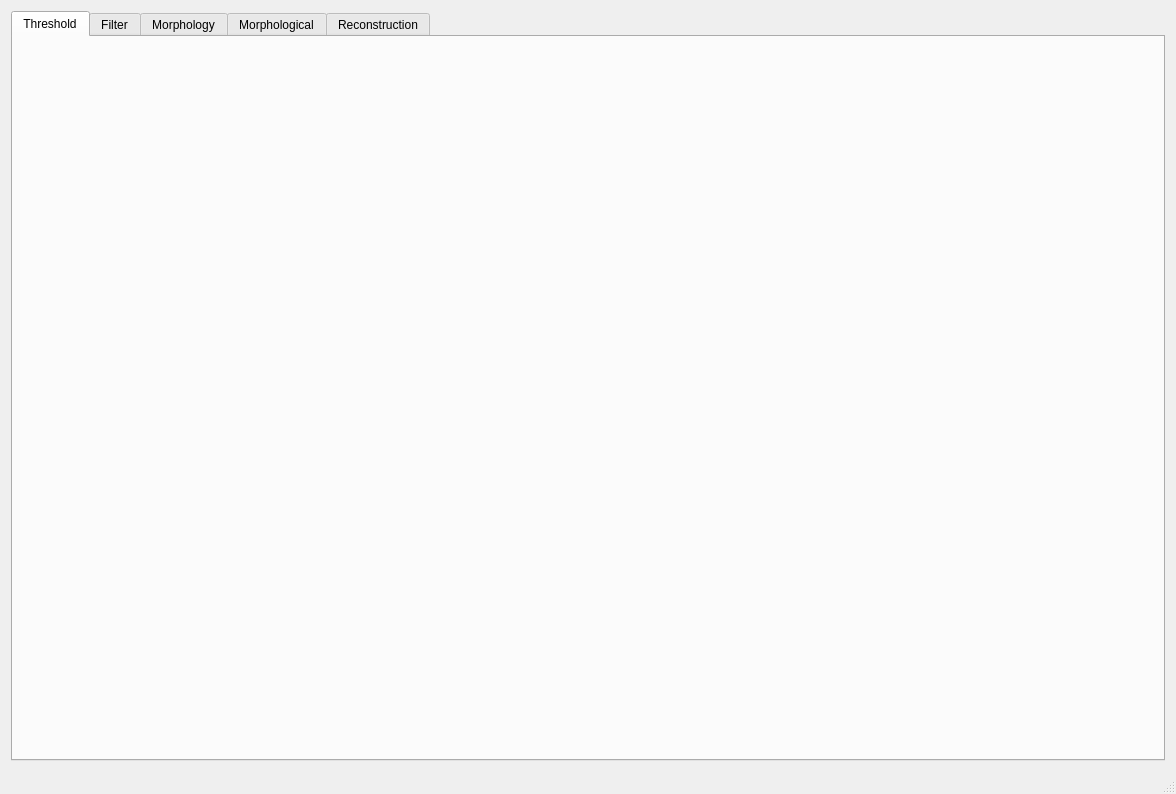
<?xml version="1.0" encoding="UTF-8"?>
<ui version="4.0">
 <class>MainWindow</class>
 <widget class="QMainWindow" name="MainWindow">
  <property name="geometry">
   <rect>
    <x>0</x>
    <y>0</y>
    <width>1176</width>
    <height>794</height>
   </rect>
  </property>
  <property name="windowTitle">
   <string>ImageUI</string>
  </property>
  <widget class="QWidget" name="centralWidget">
   <layout class="QGridLayout" name="gridLayout">
    <item row="0" column="0">
     <widget class="QTabWidget" name="tabWidget">
      <property name="currentIndex">
       <number>0</number>
      </property>
      <widget class="threshold" name="tab_1">
       <attribute name="title">
        <string>Threshold</string>
       </attribute>
      </widget>
      <widget class="filter" name="tab_2">
       <attribute name="title">
        <string>Filter</string>
       </attribute>
      </widget>
      <widget class="morphology" name="tab_3">
       <attribute name="title">
        <string>Morphology</string>
       </attribute>
      </widget>
      <widget class="other" name="tab_4">
       <attribute name="title">
        <string>Morphological</string>
       </attribute>
      </widget>
      <widget class="other2" name="tab_5">
       <attribute name="title">
        <string>Reconstruction</string>
       </attribute>
      </widget>
     </widget>
    </item>
   </layout>
  </widget>
  <widget class="QStatusBar" name="statusBar"/>
 </widget>
 <layoutdefault spacing="6" margin="11"/>
 <customwidgets>
  <customwidget>
   <class>threshold</class>
   <extends>QWidget</extends>
   <header>threshold.h</header>
   <container>1</container>
  </customwidget>
  <customwidget>
   <class>filter</class>
   <extends>QWidget</extends>
   <header>filter.h</header>
   <container>1</container>
  </customwidget>
  <customwidget>
   <class>other</class>
   <extends>QWidget</extends>
   <header>other.h</header>
   <container>1</container>
  </customwidget>
  <customwidget>
   <class>morphology</class>
   <extends>QWidget</extends>
   <header>morphology.h</header>
   <container>1</container>
  </customwidget>
  <customwidget>
   <class>other2</class>
   <extends>QWidget</extends>
   <header>other2.h</header>
   <container>1</container>
  </customwidget>
 </customwidgets>
 <resources/>
 <connections/>
</ui>
